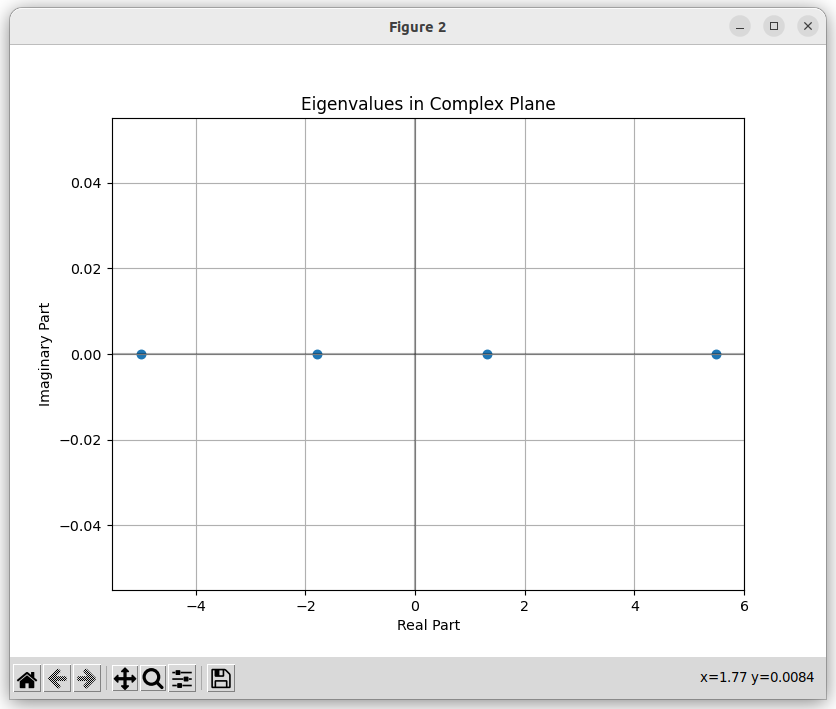

The Python source for this figure:
# python eigenvalues of graph example

import networkx as nx
import numpy as np
import matplotlib.pyplot as plt

def create_weighted_graph():
    """Create a sample weighted undirected graph"""
    G = nx.Graph()
    edges_with_weights = [('A', 'B', 2), ('A', 'C', 3), 
                         ('B', 'C', 1), ('C', 'D', 4)]
    G.add_weighted_edges_from(edges_with_weights)
    return G

def plot_weighted_graph(G):
    """Plot the weighted graph with labels"""
    plt.figure(figsize=(8, 6))
    pos = nx.spring_layout(G)
    
    # Draw nodes
    nx.draw_networkx_nodes(G, pos, node_color='lightblue', node_size=500)
    
    # Draw edges
    nx.draw_networkx_edges(G, pos)
    
    # Draw labels
    nx.draw_networkx_labels(G, pos)
    edge_labels = nx.get_edge_attributes(G, 'weight')
    nx.draw_networkx_edge_labels(G, pos, edge_labels)
    
    plt.title("Weighted Graph")
    plt.axis('off')

def calculate_eigenvalues(G):
    """Calculate and return eigenvalues of the graph"""
    adjacency_matrix = nx.adjacency_matrix(G, weight='weight').todense()
    return np.linalg.eigvals(adjacency_matrix)

def plot_eigenvalues(eigenvalues):
    """Plot the eigenvalues in complex plane"""
    plt.figure(figsize=(8, 6))
    plt.scatter(eigenvalues.real, eigenvalues.imag)
    plt.axhline(y=0, color='k', linestyle='-', alpha=0.3)
    plt.axvline(x=0, color='k', linestyle='-', alpha=0.3)
    plt.grid(True)
    plt.title("Eigenvalues in Complex Plane")
    plt.xlabel("Real Part")
    plt.ylabel("Imaginary Part")

def main():
    # Create and analyze the graph
    G = create_weighted_graph()
    
    # Plot the graph
    plot_weighted_graph(G)
    
    # Calculate and plot eigenvalues
    eigenvalues = calculate_eigenvalues(G)
    print("Eigenvalues of the weighted graph:", eigenvalues)
    plot_eigenvalues(eigenvalues)
    
    plt.show()

if __name__ == "__main__":
    main()
